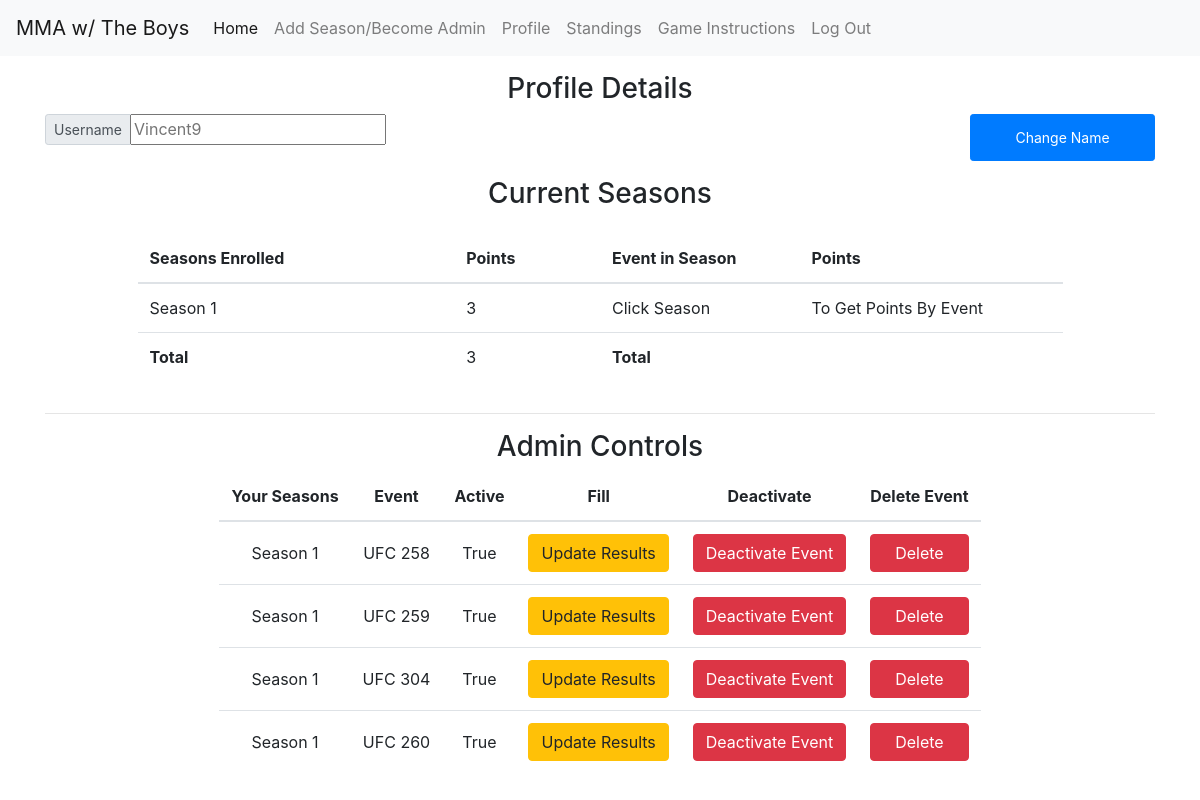
The app's page /profile/ (signed in) with its own data.
### models/user.py (models this page shows, shortened)
class UserModel(db.Model):
    __tablename__ = "users"
    id = db.Column(db.Integer, primary_key=True)
    username = db.Column(db.String(80))
    password = db.Column(db.String(110))
    totalPoints = db.Column(db.Integer)
    picks = db.relationship('UserPicksModel', lazy='dynamic')
    def json(self):
        return {
            'id': self.id,
            'username': self.username,
            'total_points': self.totalPoints,
            'picks': [pick.json() for pick in self.picks.all()]
        }
    @classmethod
    def find_by_username(cls, username):
        return cls.query.filter_by(username=username).first()
    @classmethod
    def find_by_id(cls, _id):
        return cls.query.filter_by(id=_id).first()

### models/season.py (models this page shows, shortened)
class SeasonModel(db.Model):
    __tablename__ = 'season'
    id = db.Column(db.Integer, primary_key=True)
    name = db.Column(db.String(80))
    active = db.Column(db.Boolean)
    admin = db.Column(db.String(80))
    eventList = db.relationship('TournamentModel', lazy='dynamic')
    def json(self):
        return {
            "name": self.name,
            "active": self.active,
            "admin": self.admin,
            "season_id": self.id,
            "events": [events.json() for events in self.eventList.all()]
        }
    @classmethod
    def get_season_byid(cls, id1):
        return cls.query.filter_by(id=id1).first()
    @classmethod
    def get_seasons_by_admin(cls, admin_name):
        return cls.query.filter_by(admin=admin_name).all()
    @classmethod
    def get_season_byname(cls, name):
        return cls.query.filter_by(name=name).first()

### models/tournament.py (models this page shows, shortened)
class TournamentModel(db.Model):
    __tablename__ = 'tournaments'
    id = db.Column(db.Integer, primary_key=True)
    name = db.Column(db.String(80))
    active = db.Column(db.Boolean)
    started = db.Column(db.Boolean)
    season_id = db.Column(db.Integer, db.ForeignKey('season.id'))
    season = db.relationship('SeasonModel')
    fighterList = db.relationship('FightersLineUpModel', lazy='dynamic')
    def json(self):
        return {
            'id': self.id,
            'name': self.name,
            'active': self.active,
            'started':self.started,
            'season_id': self.season_id,
            'season_name': self.season.name,
            'fighters': [fighter.json() for fighter in self.fighterList.all()]
        }

### resources/profile.py (the view, shortened to what this page needs)
class Profile(Resource):
    _user_parser = reqparse.RequestParser()
    _user_parser.add_argument('season_name',
                          type=str)
    _user_parser.add_argument('deactivate',
                              type=str)
    _user_parser.add_argument('delete',
                              type=str)
    _user_parser.add_argument('name_update',
                              type=str)
    @classmethod
    def calculate_season_pts(self):
        return_values = []
        if "user" in session:
            season_names = []
            all_tourn_ids_of_this_season = []
            points_for_each_season = {}
            summation = 0
            return_values = []
            season_enr_obj = SeasonEnrolledModel.all_seasons_user_enrolled_in(session['id'])
            data = UserModel.find_by_id(session['id'])
            d1 = data.json()
            picks = d1['picks']
            season_enr = [s.json() for s in season_enr_obj]
            for s1 in season_enr:
                season = SeasonModel.get_season_byid(s1['season_id'])
                season_json = season.json()
                season_names.append(season.name)
                for tourn_ids in season_json['events']:
                    all_tourn_ids_of_this_season.append(tourn_ids['id'])
            for seasonName in season_names:
                total_points = 0
                season = SeasonModel.get_season_byname(seasonName)
                season_json = season.json()
                for s2 in season_json['events']:
                    if s2['id'] in all_tourn_ids_of_this_season:
                        if picks:
                            for p1 in picks:
                                if int(p1['tournid']) == int(s2['id']):
                                    if p1['points'] > 0:
                                        total_points = total_points + p1['points']
                                        points_for_each_season[seasonName] = total_points
                                    else:
                                        total_points = total_points + 0
                                        points_for_each_season[seasonName] = total_points
                        else:
                            points_for_each_season[seasonName] = 0
            for a, b in points_for_each_season.items():
                summation = summation + b
            return_values.append(points_for_each_season)
            return_values.append(summation)
        return return_values
    @classmethod
    def admin_table_info(cls, admins_seasons):
        admin_value = []
        if admins_seasons:
            for season_name in admins_seasons:
                admin_controls_table = {}
                season_obj = SeasonModel.get_season_byname(season_name)
                season_json = season_obj.json()
                for s1 in season_json['events']:
                    admin_controls_table['season_name'] = season_json['name']
                    admin_controls_table['sid'] = season_json['season_id']
                    admin_controls_table['event_name'] = s1['name']
                    admin_controls_table['eid'] = s1['id']
                    admin_controls_table['active'] = s1['active']
                    admin_value.append(admin_controls_table)
                    admin_controls_table = {}
            return admin_value
        else:
            return admin_value
    def get(self):
        if "user" in session:
            values = Profile.calculate_season_pts()
            seasons_objs = SeasonModel.get_seasons_by_admin(session['user'])
            admins_seasons = [s.json()['name'] for s in seasons_objs]
            admin_value = Profile.admin_table_info(admins_seasons)
            user = UserModel.find_by_username(session['user'])
            return make_response(render_template("profile.html", season_names=values[0], total=values[1], admin_table=admin_value, tourns=[], username=user.username, popover=0), 200)
        else:
            return make_response(render_template("mainSignIn-pleasesignin.html"), 200)

### models/fighters.py (called while the page is built)
    def json(self):
        return {
            'id': self.id,
            'tour_id': self.tour_id,
            'opp1': self.opp1,
            'opp2': self.opp2,
            'rd': self.rd,
            'winner': self.winner,
            "how": self.how,
            "when": self.when,
            "prelim": self.prelim
        }

### models/season_enrolled.py (called while the page is built)
    def json(self):
        return {
            'id': self.id,
            'user_id': self.user_id,
            'season_id': self.season_id,
            'points': self.points
        }

    @classmethod
    def all_seasons_user_enrolled_in(cls, userid):
        return cls.query.filter_by(user_id=userid).all()

### models/userpicks.py (called while the page is built)
    def json(self):
        return {
            "id": self.id,
            "tournid": self.tournid,
            "userid": self.user_id,
            "fightid": self.fightid,
            "pickedwinner": self.pickedwinner,
            "how": self.how,
            "rd": self.rd,
            "points": self.points
        }

### templates/profile.html (shortened to what this page needs)
{% extends "base-nav.html" %}
{% block mainArea %}
<div class="container">
    <div class="text-center h3 mt-3 ">Profile Details</div>
    <form method="POST" role="form" >
    <div class="panel panel-default  mx-auto d-flex row">
        <div class="form-group col-10 col-sm-12 col-md-10 p-0 h-100">
            <div class="input-group input-group-sm h-100">
                <div class="input-group-prepend">
                    <span class="input-group-text" id="inputGroup-sizing-default">Username </span>
                </div>
                <input type="text" name="name_update" id="update_name_input" class="w-auto" pattern="(?=.*[a-z])(?=.*[A-Z]).{8,}" title="Please enter a username that is a least 8 characters, with at least one capital and one lowercase." value="" placeholder="{{username}}">
            </div>
        </div>
        <button type="button" id="change_name" class="btn btn-sm btn-primary text-align-center text-nowrap col-6 col-sm-4 col-md-2" >Change Name</button>
    </div>
        <div class="text-center h3 mt-3">Current Seasons</div>
    <div class="row table-responsive d-flex justify-content-center mx-auto">
            <table class="table table-hover col-12 col-md-5 mt-3">
                <thead>
                <tr>
                    <th scope="col" style="border-top:0px;">Seasons Enrolled</th>
                    <th scope="col" style="border-top:0px;">Points</th>
                </tr>
                </thead>
                <tbody>
                {% for name,points in season_names.items() %}
                <tr class="season-row">
                    <td scope="row ">{{name}}</td>
                    <td scope="row ">{{points}}</td>
                </tr>
                {% endfor %}
                <tr>
                    <td scope="row"><strong>Total</strong></td>
                    <td scope="row">{{total}}</td>
                </tr>
                </tbody>
            </table>
            <table class="table col-12 col-md-5 mt-3">
                <thead>
                <tr>
                    <th scope="col" style="border-top:0px;">Event in Season</th>
                    <th scope="col" style="border-top:0px;">Points</th>
                </tr>
                </thead>
                <tbody>
                {% if tourns|length %}
                {% for name,points in tourns.items() %}
                <tr>
                    <td scope="row">{{ name }}</td>
                    <td scope="row">{{ points }}</td>
                </tr>
                {% endfor %}
                {% else %}
                <tr>
                    <td scope="row">Click Season</td>
                    <td scope="row">To Get Points By Event</td>
                </tr>
                {% endif %}
                <tr>
                    <td scope="row"><strong>Total</strong></td>
                    <td scope="row">{{total_tourn}}</td>
                </tr>
                </tbody>
            </table>
</div>
    </form>
<hr>
    {% if admin_table %}
    <div class="text-center h3">Admin Controls</div>
    <div class="table-responsive">
                <table class="table mx-auto w-auto">
                    <thead>
                    <tr>
                        <th scope="col" style="border-top:0px;" class="text-center ">Your Seasons</th>
                        <th scope="col" style="border-top:0px;" class="text-center">Event</th>
                        <th scope="col" style="border-top:0px;" class="text-center">Active</th>
                        <th scope="col" style="border-top:0px;" class="text-center">Fill</th>
                        <th scope="col" style="border-top:0px;" class="text-center">Deactivate</th>
                        <th scope="col" style="border-top:0px;" class="text-center">Delete Event</th>
                    </tr>
                    </thead>
            {% for a1 in admin_table %}
                <tr>
                    <td scope="row" class="text-center align-middle">{{ a1['season_name'] }}</td>
                    <td scope="row" class="text-center align-middle">{{ a1['event_name'] }}</td>
                    <td scope="row" class="text-center align-middle">{{ a1['active'] }}</td>
                    <td scope="row" class="text-center align-middle"><a href="/filltournament/{{a1['eid']}}" class="btn btn-warning" role="button">Update Results</a></td>
                    {% if a1['active']  %}
                    <td scope="row" class="text-center align-middle"><button class="{{a1['eid']}} deactivate-btn btn-block d-block btn btn-danger btn-draft btn-md" data-toggle="modal" data-target="#deactivateModal" >Deactivate Event</button></td>
                    {% else %}
                    <td scope="row" class="text-center align-middle"><button class="{{a1['eid']}}  btn-block d-block btn btn-secondary btn-md " disabled>Event Deactivated</button></td>
                    {% endif %}
                    <td scope="row" class="text-center align-middle"><button class="{{a1['eid']}} delete-btn btn-block d-block btn btn-danger btn-md" data-toggle="modal" data-target="#areyousureModal" id="deleteBTN">Delete</button></td>
                </tr>
                {% endfor %}
            {% endif %}
        </table>
    </div>
</div>
{% endblock %}

### templates/base-nav.html (style rules this page uses)
html { overflow-y: scroll; overflow-x: hidden; }

### records on screen
UserModel: name_update "Vincent9"
SeasonModel: name "Season 1", points "3", season_name "Season 1" "Season 1" "Season 1" "Season 1"
TournamentModel: event_name "UFC 258"
TournamentModel: event_name "UFC 259"
TournamentModel: event_name "UFC 304"
TournamentModel: event_name "UFC 260"

### other values on screen
{{ total }} "3"
{{ a1['active'] }} "True" "True" "True" "True"
